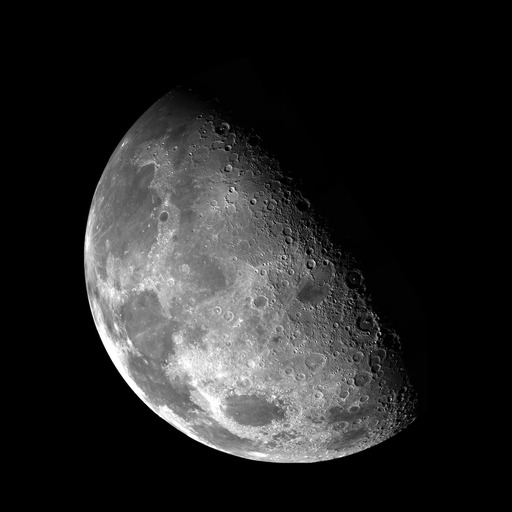
#> input picture moon.jpg, 512 x 512 px, found by its file name
$ python 3a.py
#> lines starting #> are read from the running program, lines starting #| are printed output that depends on the picture; after the words box and inside, x2 and y2 are one past the last pixel; in counts of white or black regions, pixels touching at a corner belong together
import cv2
import numpy as np
import matplotlib.pyplot as plt
from skimage.metrics import peak_signal_noise_ratio

image = cv2.imread("moon.jpg", cv2.IMREAD_GRAYSCALE)
#> image is the input picture: shape (512, 512); min 0, max 255, mean 37.2

def add_papper_soise(noisy_image):
    num_of_pixels = np.random.randint(3000, 10000)
    for i in range(num_of_pixels):
        [row, col] = image.shape
        x_cor = np.random.randint(0, row-1)
        y_cor = np.random.randint(0, col-1)
        noisy_image[x_cor][y_cor] = 255
    return noisy_image

def add_salt_soise(noisy_image):
    num_of_pixels = np.random.randint(3000, 10000)
    for i in range(num_of_pixels):
        [row, col] = image.shape
        x_cor = np.random.randint(0, row-1)
        y_cor = np.random.randint(0, col-1)
        noisy_image[x_cor][y_cor] = 0
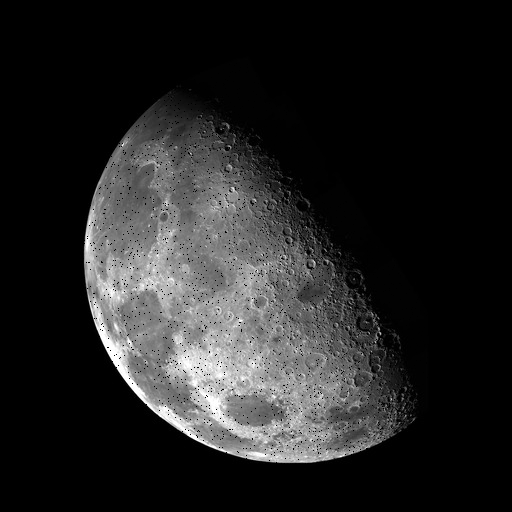
#> noisy_image: shape (512, 512); 0.83% of pixels changed, all inside (x1, y1, x2, y2) = (80, 63, 429, 465)
    return noisy_image

noisy_image = image.copy()
add_salt_soise(noisy_image)
add_papper_soise(noisy_image)
#> after the loop in add_papper_soise, `for i in range(num_of_pixels):`:
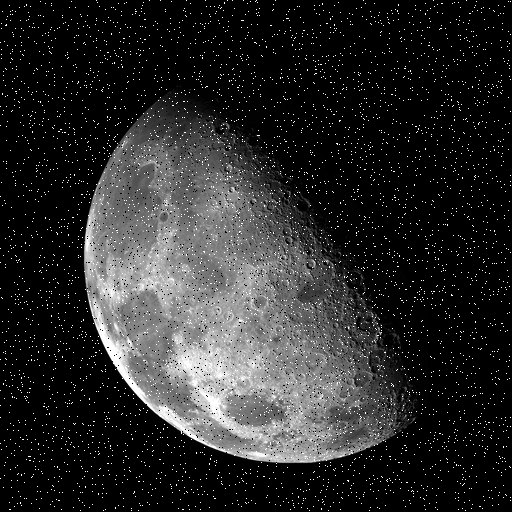
#> noisy_image: shape (512, 512); 2.23% of pixels changed, all inside (x1, y1, x2, y2) = (0, 0, 511, 511)

def psnr_calculation(original_image, noisy_image):
    original_image = original_image.astype(np.float64)
    noisy_image = noisy_image.astype(np.float64)
    mse = np.mean((original_image-noisy_image)**2)
#> mse = 1250.8
    max_pixel = 255
    psnr = 20 * np.log10(max_pixel/np.sqrt(mse))
#> psnr = 17.16
    return psnr

def average_filter(noisy_image, kernel_size):
    filtered_image = np.zeros_like(noisy_image)
    pad_size = kernel_size // 2
    starting_row = 0 + pad_size
    starting_col = 0 + pad_size
    ending_row = filtered_image.shape[0] - pad_size
    ending_col = filtered_image.shape[1] - pad_size
    mask = np.ones((kernel_size, kernel_size) / (kernel_size ** 2))

    for i in range(starting_row, ending_row):
        for j in range(starting_col, ending_col):
            window = noisy_image[i-pad_size : i+pad_size+1, j-pad_size : j + pad_size + 1]
            temp_window = window.copy()
            temp_window = temp_window * mask
            temp_window_mean = np.sum(temp_window)
            filtered_image[i][j] = temp_window_mean
    return filtered_image

def median_filter(noisy_image, kernel_size):
    filter_image = np.zeros_like(noisy_image)
    pad_size = kernel_size // 2
    starting_row = 0+pad_size
    starting_col = 0+pad_size
    ending_row = filter_image.shape[0] + pad_size
    ending_col = filter_image.shape[1] + pad_size

    for i in range(starting_row, ending_row):
        for j in range(starting_col, ending_col):
            window = noisy_image[i-pad_size : i+pad_size+1, j-pad_size : j+pad_size+1]
            window_median = np.median(window)
            filter_image[i][j] = window_median
    return filter_image


kernel_size = 5
psnr = psnr_calculation(image, noisy_image)
#> psnr = 17.16
psnr2 = peak_signal_noise_ratio(image, noisy_image)
#> psnr2 = 17.16
plt.imshow(noisy_image, cmap='gray')
plt.title(f'{psnr:.2f}dB & {psnr2:.2f} dB' )
plt.show()
